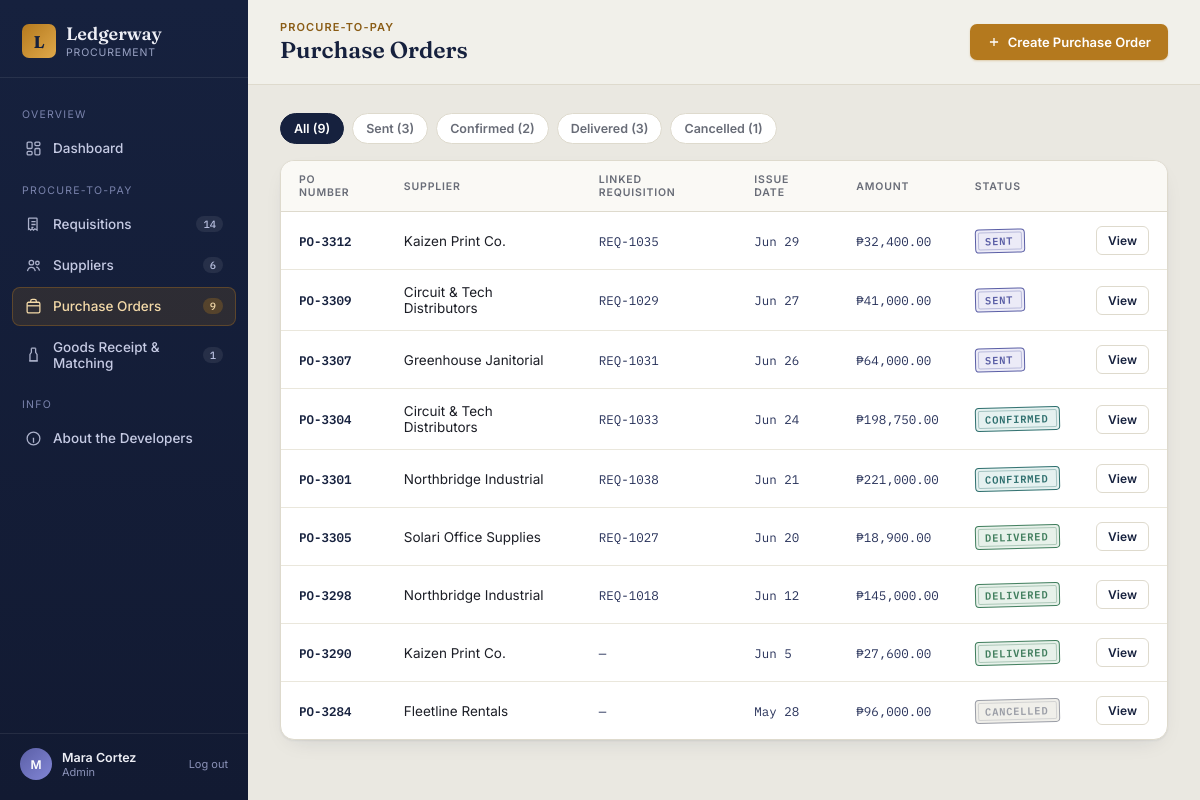
/purchase_orders.php (signed in), run on the app's committed database.
### tables this page shows
CREATE TABLE users (
  user_id INT AUTO_INCREMENT PRIMARY KEY,
  name VARCHAR(100) NOT NULL,
  email VARCHAR(150) NOT NULL UNIQUE,
  password_hash VARCHAR(255) NOT NULL,
  role ENUM('employee','manager','procurement_officer','admin') NOT NULL DEFAULT 'employee',
  department_id INT NULL,
  created_at TIMESTAMP DEFAULT CURRENT_TIMESTAMP,
  FOREIGN KEY (department_id) REFERENCES departments(department_id) ON DELETE SET NULL
);

CREATE TABLE purchase_orders (

    po_id INT AUTO_INCREMENT PRIMARY KEY,

    po_code VARCHAR(20) NOT NULL UNIQUE,

    requisition_id INT NULL UNIQUE,

    supplier_id INT NOT NULL,

    catalogue_id INT NULL,

    quantity INT NOT NULL DEFAULT 1,

    unit_price DECIMAL(12,2) NOT NULL,

    total_amount DECIMAL(12,2) NOT NULL,

    issue_date DATE NOT NULL,

    expected_delivery_date DATE NULL,

    status ENUM(
        'sent',
        'confirmed',
        'delivered',
        'cancelled'
    ) NOT NULL DEFAULT 'sent',

    created_by INT NOT NULL,

    created_at TIMESTAMP DEFAULT CURRENT_TIMESTAMP,

    FOREIGN KEY (requisition_id)
        REFERENCES requisitions(requisition_id)
        ON DELETE SET NULL,

    FOREIGN KEY (supplier_id)
        REFERENCES suppliers(supplier_id),

    FOREIGN KEY (catalogue_id)
        REFERENCES supplier_catalogue(catalogue_id)
        ON DELETE SET NULL,

    FOREIGN KEY (created_by)
        REFERENCES users(user_id)

);

CREATE TABLE suppliers (
  supplier_id INT AUTO_INCREMENT PRIMARY KEY,
  name VARCHAR(150) NOT NULL,
  category VARCHAR(100) NOT NULL,
  contact_name VARCHAR(100),
  email VARCHAR(150),
  phone VARCHAR(50),
  address VARCHAR(255),
  payment_terms VARCHAR(50) DEFAULT 'Net 30',
  contract_start DATE NULL,
  contract_end DATE NULL,
  status ENUM('active','inactive') NOT NULL DEFAULT 'active',
  created_at TIMESTAMP DEFAULT CURRENT_TIMESTAMP
);

CREATE TABLE requisitions (
    requisition_id INT AUTO_INCREMENT PRIMARY KEY,

    req_code VARCHAR(20) NOT NULL UNIQUE,

    department_id INT NOT NULL,

    requested_by INT NOT NULL,

    item_description VARCHAR(255) NOT NULL,

    quantity INT NOT NULL DEFAULT 1,

    estimated_amount DECIMAL(12,2) NOT NULL,

    preferred_supplier_id INT NULL,

    catalogue_id INT NULL,

    justification TEXT,

    status ENUM(
        'pending',
        'approved',
        'rejected'
    ) NOT NULL DEFAULT 'pending',

    decided_by INT NULL,

    decided_at TIMESTAMP NULL,

    decision_notes VARCHAR(255),

    created_at TIMESTAMP DEFAULT CURRENT_TIMESTAMP,

    FOREIGN KEY (department_id)
        REFERENCES departments(department_id),

    FOREIGN KEY (requested_by)
        REFERENCES users(user_id),

    FOREIGN KEY (preferred_supplier_id)
        REFERENCES suppliers(supplier_id)
        ON DELETE SET NULL,

    FOREIGN KEY (catalogue_id)
        REFERENCES supplier_catalogue(catalogue_id)
        ON DELETE SET NULL,

    FOREIGN KEY (decided_by)
        REFERENCES users(user_id)
        ON DELETE SET NULL
);

### includes/auth.php (called while the page is built, shortened)
<?php
function current_user($pdo) {
    static $cached = null;
    if ($cached) return $cached;
    $stmt = $pdo->prepare("SELECT u.*, d.name AS department_name FROM users u
                            LEFT JOIN departments d ON d.department_id = u.department_id
                            WHERE u.user_id = ?");
    $stmt->execute([$_SESSION['user_id']]);
    $cached = $stmt->fetch();
    return $cached;
}
function has_role($roles) {
    $role = $_SESSION['role'] ?? null;
    if ($role === 'admin') return true;
    return in_array($role, (array)$roles, true);
}

### purchase_orders.php (the view, shortened to what this page needs)
<?php
require __DIR__ . '/config/db.php';
require __DIR__ . '/includes/auth.php';
require __DIR__ . '/includes/functions.php';
$me = current_user($pdo);
$filter = $_GET['status'] ?? 'all';
$sql = "SELECT po.*, s.name AS supplier_name, r.req_code
        FROM purchase_orders po
        JOIN suppliers s ON s.supplier_id = po.supplier_id
        LEFT JOIN requisitions r ON r.requisition_id = po.requisition_id";
$params = [];
$sql .= " ORDER BY po.issue_date DESC";
$stmt = $pdo->prepare($sql);
$stmt->execute($params);
$orders = $stmt->fetchAll();
$counts = $pdo->query("SELECT status, COUNT(*) c FROM purchase_orders GROUP BY status")->fetchAll(PDO::FETCH_KEY_PAIR);
$totalCount = array_sum($counts);
$active = 'orders';
$pageEyebrow = 'Procure-to-Pay';
$pageTitle = 'Purchase Orders';
$mainBtn = has_role(['procurement_officer','admin']) ? ['label' => 'Create Purchase Order', 'modal' => 'modal-new-po'] : null;
require __DIR__ . '/includes/header.php';
?>
<div class="filter-row">
  <a class="chip <?= $filter==='all'?'active':'' ?>" href="?status=all">All (<?= $totalCount ?>)</a>
  <a class="chip <?= $filter==='sent'?'active':'' ?>" href="?status=sent">Sent (<?= $counts['sent'] ?? 0 ?>)</a>
  <a class="chip <?= $filter==='confirmed'?'active':'' ?>" href="?status=confirmed">Confirmed (<?= $counts['confirmed'] ?? 0 ?>)</a>
  <a class="chip <?= $filter==='delivered'?'active':'' ?>" href="?status=delivered">Delivered (<?= $counts['delivered'] ?? 0 ?>)</a>
  <a class="chip <?= $filter==='cancelled'?'active':'' ?>" href="?status=cancelled">Cancelled (<?= $counts['cancelled'] ?? 0 ?>)</a>
</div>
<div class="panel">
  <?php if ($orders): ?>
  <table>
    <thead><tr><th>PO Number</th><th>Supplier</th><th>Linked requisition</th><th>Issue date</th><th>Amount</th><th>Status</th><th></th></tr></thead>
    <tbody>
      <?php foreach ($orders as $po): ?>
      <tr>
        <td class="mono cell-primary"><?= e($po['po_code']) ?></td>
        <td><?= e($po['supplier_name']) ?></td>
        <td class="mono"><?= e($po['req_code'] ?? '—') ?></td>
        <td class="mono"><?= e(date('M j', strtotime($po['issue_date']))) ?></td>
        <td class="mono"><?= peso($po['total_amount']) ?></td>
        <td><?= stamp($po['status']) ?></td>
        <td><a class="btn btn-ghost btn-sm" href="po_view.php?id=<?= $po['po_id'] ?>">View</a></td>
      </tr>
      <?php endforeach; ?>
    </tbody>
  </table>
  <?php else: ?>
    <div class="empty"><div class="empty-title">No purchase orders here</div>Try a different filter.</div>
  <?php endif; ?>
</div>
<?php require __DIR__ . '/includes/footer.php'; ?>

### includes/header.php (shortened to what this page needs)
<?php
$me = current_user($pdo);
$active      = $active ?? 'dashboard';
$pageEyebrow = $pageEyebrow ?? 'Overview';
$pageTitle   = $pageTitle ?? 'Ledgerway';
$mainBtn     = $mainBtn ?? null;
function nav_count($pdo, $sql) {
    try { return (int)$pdo->query($sql)->fetchColumn(); } catch (\Throwable $e) { return 0; }
}
$countReq   = nav_count($pdo, "SELECT COUNT(*) FROM requisitions");
$countSup   = nav_count($pdo, "SELECT COUNT(*) FROM suppliers");
$countPO    = nav_count($pdo, "SELECT COUNT(*) FROM purchase_orders");
$countMatch = nav_count($pdo, "SELECT COUNT(*) FROM invoice_matching WHERE match_status != 'matched' OR payment_approved = 0");
?>
<!DOCTYPE html>
<html lang="en">
<head>
<link rel="stylesheet" href="assets/css/style.css">
</head>
<body>
<div class="app">
  <aside class="sidebar">
    <div class="brand">
      <div class="brand-mark">L</div>
      <div>
        <div class="brand-name">Ledgerway</div>
        <div class="brand-sub">Procurement</div>
      </div>
    </div>
    <nav class="nav">
      <div class="nav-label">Overview</div>
      <a class="nav-item <?= $active==='dashboard'?'active':'' ?>" href="index.php">
        <svg viewBox="0 0 24 24" fill="none" stroke="currentColor" stroke-width="1.8"><rect x="3" y="3" width="7" height="9" rx="1.5"/><rect x="14" y="3" width="7" height="5" rx="1.5"/><rect x="14" y="12" width="7" height="9" rx="1.5"/><rect x="3" y="16" width="7" height="5" rx="1.5"/></svg>
        Dashboard
      </a>
      <div class="nav-label">Procure-to-Pay</div>
      <a class="nav-item <?= $active==='requisitions'?'active':'' ?>" href="requisitions.php">
        <svg viewBox="0 0 24 24" fill="none" stroke="currentColor" stroke-width="1.8"><path d="M8 3h8a1 1 0 0 1 1 1v16l-3-2-2 2-2-2-2 2-2-2-1 .7V4a1 1 0 0 1 1-1z"/><path d="M9 8h6M9 12h6M9 16h3"/></svg>
        Requisitions <span class="nav-count"><?= $countReq ?></span>
      </a>
      <a class="nav-item <?= $active==='suppliers'?'active':'' ?>" href="suppliers.php">
        <svg viewBox="0 0 24 24" fill="none" stroke="currentColor" stroke-width="1.8"><circle cx="9" cy="8" r="3.2"/><path d="M3.5 20c.7-3.4 3-5.3 5.5-5.3S13.8 16.6 14.5 20"/><circle cx="17.5" cy="8.5" r="2.5"/><path d="M15.8 14.3c2.4.2 4.1 2 4.7 5"/></svg>
        Suppliers <span class="nav-count"><?= $countSup ?></span>
      </a>
      <a class="nav-item <?= $active==='orders'?'active':'' ?>" href="purchase_orders.php">
        <svg viewBox="0 0 24 24" fill="none" stroke="currentColor" stroke-width="1.8"><rect x="3" y="6" width="18" height="15" rx="2"/><path d="M8 6V4.5A2.5 2.5 0 0 1 10.5 2h3A2.5 2.5 0 0 1 16 4.5V6"/><path d="M3 11h18"/></svg>
        Purchase Orders <span class="nav-count"><?= $countPO ?></span>
      </a>
      <a class="nav-item <?= $active==='matching'?'active':'' ?>" href="goods_receipt.php">
        <svg viewBox="0 0 24 24" fill="none" stroke="currentColor" stroke-width="1.8"><path d="M9 3v6l-2 3v9h10v-9l-2-3V3"/><path d="M9 3h6M6 21h12"/></svg>
        Goods Receipt &amp; Matching <span class="nav-count"><?= $countMatch ?></span>
      </a>
      <div class="nav-label">Info</div>
      <a class="nav-item <?= $active==='about'?'active':'' ?>" href="about.php">
        <svg viewBox="0 0 24 24" fill="none" stroke="currentColor" stroke-width="1.8"><circle cx="12" cy="12" r="9"/><path d="M12 8h.01M11 12h1v5h1"/></svg>
        About the Developers
      </a>
    </nav>
    <div class="sidebar-foot">
      <div class="avatar"><?= e(strtoupper(substr($me['name'] ?? '?', 0, 1))) ?></div>
      <div>
        <div class="who-name"><?= e($me['name'] ?? 'Guest') ?></div>
        <div class="who-role"><?= e(ucwords(str_replace('_',' ', $me['role'] ?? ''))) ?></div>
      </div>
      <a class="logout-link" href="actions/logout.php">Log out</a>
    </div>
  </aside>
  <div class="main">
    <div class="topbar">
      <div>
        <div class="topbar-eyebrow"><?= e($pageEyebrow) ?></div>
        <div class="topbar-title"><?= e($pageTitle) ?></div>
      </div>
      <div class="topbar-actions">
        <?php if ($mainBtn): ?>
        <button class="btn btn-primary" onclick="openModal('<?= e($mainBtn['modal']) ?>')">
          <svg viewBox="0 0 24 24" fill="none" stroke="currentColor" stroke-width="2.2"><path d="M12 5v14M5 12h14"/></svg>
          <?= e($mainBtn['label']) ?>
        </button>
        <?php endif; ?>
      </div>
    </div>
    <section class="view">

### includes/functions.php (shortened to what this page needs)
<?php
function peso(float $amount): string {
    return '₱' . number_format($amount, 2);
}
function e(?string $value): string {
    return htmlspecialchars($value ?? '', ENT_QUOTES, 'UTF-8');
}
function stamp(string $status): string {
    $map = [
        'pending'   => 'Pending',
        'approved'  => 'Approved',
        'rejected'  => 'Rejected',
        'sent'      => 'Sent',
        'confirmed' => 'Confirmed',
        'delivered' => 'Delivered',
        'cancelled' => 'Cancelled',
        'matched'   => 'Matched',
        'mismatch'  => 'Mismatch',
    ];
    $label = $map[$status] ?? ucfirst($status);
    return '<span class="stamp ' . e($status) . '">' . e($label) . '</span>';
}

### data on the page
users: name "M", name "Mara Cortez", role "Admin"
purchase_orders: po_code "PO-3312", supplier.name "Kaizen Print Co.", requisition.req_code "REQ-1035", issue_date "Jun 29", total_amount "₱32,400.00", status "SENT"
purchase_orders: po_code "PO-3309", supplier.name "Circuit & Tech Distributors", requisition.req_code "REQ-1029", issue_date "Jun 27", total_amount "₱41,000.00", status "SENT"
purchase_orders: po_code "PO-3307", supplier.name "Greenhouse Janitorial", requisition.req_code "REQ-1031", issue_date "Jun 26", total_amount "₱64,000.00", status "SENT"
purchase_orders: po_code "PO-3304", supplier.name "Circuit & Tech Distributors", requisition.req_code "REQ-1033", issue_date "Jun 24", total_amount "₱198,750.00", status "CONFIRMED"
purchase_orders: po_code "PO-3301", supplier.name "Northbridge Industrial", requisition.req_code "REQ-1038", issue_date "Jun 21", total_amount "₱221,000.00", status "CONFIRMED"
purchase_orders: po_code "PO-3305", supplier.name "Solari Office Supplies", requisition.req_code "REQ-1027", issue_date "Jun 20", total_amount "₱18,900.00", status "DELIVERED"
purchase_orders: po_code "PO-3298", supplier.name "Northbridge Industrial", requisition.req_code "REQ-1018", issue_date "Jun 12", total_amount "₱145,000.00", status "DELIVERED"
purchase_orders: po_code "PO-3290", supplier.name "Kaizen Print Co.", req_code "—", issue_date "Jun 5", total_amount "₱27,600.00", status "DELIVERED"
purchase_orders: po_code "PO-3284", supplier.name "Fleetline Rentals", req_code "—", issue_date "May 28", total_amount "₱96,000.00", status "CANCELLED"

### other printed values
$countReq "14"
$countSup "6"
$countPO "9"
$countMatch "1"
$pageEyebrow "PROCURE-TO-PAY"
$pageTitle "Purchase Orders"
$mainBtn['label'] "Create Purchase Order"
$totalCount "9"
$counts['sent'] "3"
$counts['confirmed'] "2"
$counts['delivered'] "3"
$counts['cancelled'] "1"
